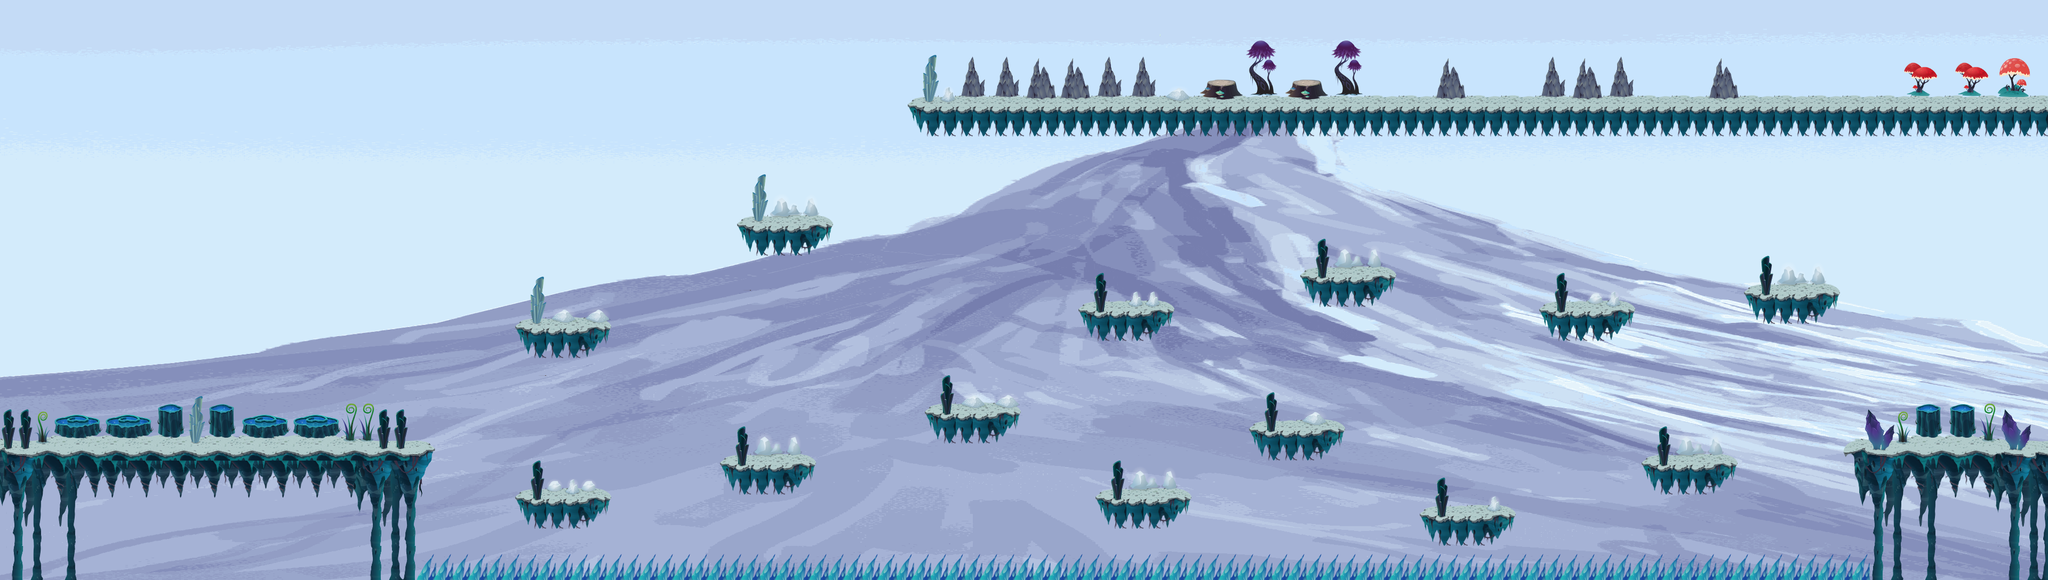

A level layout from a 2D game, rendered from its tile map. Below: a short description, then the map file with tile-grid data replaced by summaries:
An orthogonal 120x34 tile map with 32x32 px tiles, 3 tile layers (Spike, Foreground, Objekte), 1 image layer and 72 objects (43x CoinEntity, 18x Ground, 7x EnemyEntity, mainPlayer, game.LevelEntity, ...).

<map version="1.0" orientation="orthogonal" renderorder="left-up" width="120" height="34" tilewidth="32" tileheight="32" nextobjectid="444">
 <tileset firstgid="1" name="glitch" tilewidth="32" tileheight="32">
  <image source="../img/map/glitch.png" width="1024" height="672" />
 </tileset>
 <imagelayer name="Parallax_layer1">
  <image source="../img/background/snow.png" />
 </imagelayer>
 <layer name="Spike" width="120" height="34">
  <data>[4080 cells, 172 non-empty, 4 distinct tile ids]</data>
 </layer>
 <layer name="Foreground" width="120" height="34">
  <data>[4080 cells, 902 non-empty, 143 distinct tile ids]</data>
 </layer>
 <layer name="Objekte" width="120" height="34">
  <data>[4080 cells, 314 non-empty, 87 distinct tile ids]</data>
 </layer>
 <objectgroup name="Object">
  <properties>
   <property name="duration" value="300" />
   <property name="fade" value="#300000" />
  </properties>
  <object id="3" name="mainPlayer" x="2" y="766" width="32" height="64">
   <properties>
    <property name="image" value="gripe_run_right" />
    <property name="spritewidth" value="64" />
   </properties>
  </object>
  <object id="5" name="game.LevelEntity" x="3800" y="-3821" width="39" height="1e+06">
   <properties>
    <property name="duration" value="300" />
    <property name="fade" value="#009900" />
    <property name="to" value="4" />
   </properties>
  </object>
  <object id="13" name="ScrollEntity" x="2739" y="909" width="32" height="32">
   <properties>
    <property name="image" value="spinning_scrolls" />
    <property name="scrollIndex" value="35" />
    <property name="spritewidth" value="32" />
    <property name="type" value="enchantment" />
   </properties>
  </object>
  <object id="19" name="SpikeEntity" x="778" y="1041.33" width="2735" height="49" />
  <object id="178" name="CoinEntity" x="885" y="726" width="32" height="32">
   <properties>
    <property name="image" value="spinning_coin_gold" />
    <property name="spritewidth" value="32" />
   </properties>
  </object>
  <object id="183" name="CoinEntity" x="2631" y="790" width="32" height="32">
   <properties>
    <property name="image" value="spinning_coin_gold" />
    <property name="spritewidth" value="32" />
   </properties>
  </object>
  <object id="241" name="CoinEntity" x="1222" y="794" width="32" height="32">
   <properties>
    <property name="image" value="spinning_coin_gold" />
    <property name="spritewidth" value="32" />
   </properties>
  </object>
  <object id="246" name="CoinEntity" x="851" y="595" width="32" height="32">
   <properties>
    <property name="image" value="spinning_coin_gold" />
    <property name="spritewidth" value="32" />
   </properties>
  </object>
  <object id="302" name="CoinEntity" x="1579" y="700" width="32" height="32">
   <properties>
    <property name="image" value="spinning_coin_gold" />
    <property name="spritewidth" value="32" />
   </properties>
  </object>
  <object id="304" name="CoinEntity" x="3445" y="777" width="32" height="32">
   <properties>
    <property name="image" value="spinning_coin_gold" />
    <property name="spritewidth" value="32" />
   </properties>
  </object>
  <object id="316" name="CoinEntity" x="2704" y="156" width="32" height="32">
   <properties>
    <property name="image" value="spinning_coin_gold" />
    <property name="spritewidth" value="32" />
   </properties>
  </object>
  <object id="317" name="CoinEntity" x="2895" y="155" width="32" height="32">
   <properties>
    <property name="image" value="spinning_coin_gold" />
    <property name="spritewidth" value="32" />
   </properties>
  </object>
  <object id="318" name="CoinEntity" x="2960" y="158" width="32" height="32">
   <properties>
    <property name="image" value="spinning_coin_gold" />
    <property name="spritewidth" value="32" />
   </properties>
  </object>
  <object id="319" name="CoinEntity" x="3024" y="157" width="32" height="32">
   <properties>
    <property name="image" value="spinning_coin_gold" />
    <property name="spritewidth" value="32" />
   </properties>
  </object>
  <object id="320" name="CoinEntity" x="3214" y="157" width="32" height="32">
   <properties>
    <property name="image" value="spinning_coin_gold" />
    <property name="spritewidth" value="32" />
   </properties>
  </object>
  <object id="347" name="CoinEntity" x="2960.5" y="118.5" width="32" height="32">
   <properties>
    <property name="image" value="spinning_coin_gold" />
    <property name="spritewidth" value="32" />
   </properties>
  </object>
  <object id="348" name="CoinEntity" x="3214.5" y="117.5" width="32" height="32">
   <properties>
    <property name="image" value="spinning_coin_gold" />
    <property name="spritewidth" value="32" />
   </properties>
  </object>
  <object id="351" name="CoinEntity" x="2704.5" y="116.5" width="32" height="32">
   <properties>
    <property name="image" value="spinning_coin_gold" />
    <property name="spritewidth" value="32" />
   </properties>
  </object>
  <object id="356" name="CoinEntity" x="3024.5" y="117.5" width="32" height="32">
   <properties>
    <property name="image" value="spinning_coin_gold" />
    <property name="spritewidth" value="32" />
   </properties>
  </object>
  <object id="357" name="CoinEntity" x="2895.5" y="115.5" width="32" height="32">
   <properties>
    <property name="image" value="spinning_coin_gold" />
    <property name="spritewidth" value="32" />
   </properties>
  </object>
  <object id="376" name="CoinEntity" x="2248" y="769" width="32" height="32">
   <properties>
    <property name="image" value="spinning_coin_gold" />
    <property name="spritewidth" value="32" />
   </properties>
  </object>
  <object id="394" name="CoinEntity" x="2036" y="764" width="32" height="32">
   <properties>
    <property name="image" value="spinning_coin_gold" />
    <property name="spritewidth" value="32" />
   </properties>
  </object>
  <object id="395" name="CoinEntity" x="2991" y="765" width="32" height="32">
   <properties>
    <property name="image" value="spinning_coin_gold" />
    <property name="spritewidth" value="32" />
   </properties>
  </object>
  <object id="397" name="CoinEntity" x="1321" y="331" width="32" height="32">
   <properties>
    <property name="image" value="spinning_coin_gold" />
    <property name="spritewidth" value="32" />
   </properties>
  </object>
  <object id="398" name="CoinEntity" x="1638" y="128" width="32" height="32">
   <properties>
    <property name="image" value="spinning_coin_gold" />
    <property name="spritewidth" value="32" />
   </properties>
  </object>
  <object id="400" name="CoinEntity" x="2103" y="534" width="32" height="32">
   <properties>
    <property name="image" value="spinning_coin_gold" />
    <property name="spritewidth" value="32" />
   </properties>
  </object>
  <object id="401" name="CoinEntity" x="2514" y="473" width="32" height="32">
   <properties>
    <property name="image" value="spinning_coin_gold" />
    <property name="spritewidth" value="32" />
   </properties>
  </object>
  <object id="402" name="CoinEntity" x="2965" y="541" width="32" height="32">
   <properties>
    <property name="image" value="spinning_coin_gold" />
    <property name="spritewidth" value="32" />
   </properties>
  </object>
  <object id="403" name="CoinEntity" x="3351" y="507" width="32" height="32">
   <properties>
    <property name="image" value="spinning_coin_gold" />
    <property name="spritewidth" value="32" />
   </properties>
  </object>
  <object id="404" name="CoinEntity" x="2083.25" y="149.25" width="32" height="32">
   <properties>
    <property name="image" value="spinning_coin_gold" />
    <property name="spritewidth" value="32" />
   </properties>
  </object>
  </objectgroup>
 <objectgroup name="EnemyEntities">
  <!-- 25 objects omitted --></objectgroup>
 <objectgroup name="collision">
  <!-- 18 objects omitted --></objectgroup>
</map>
<!-- 42 of 72 objects omitted -->
